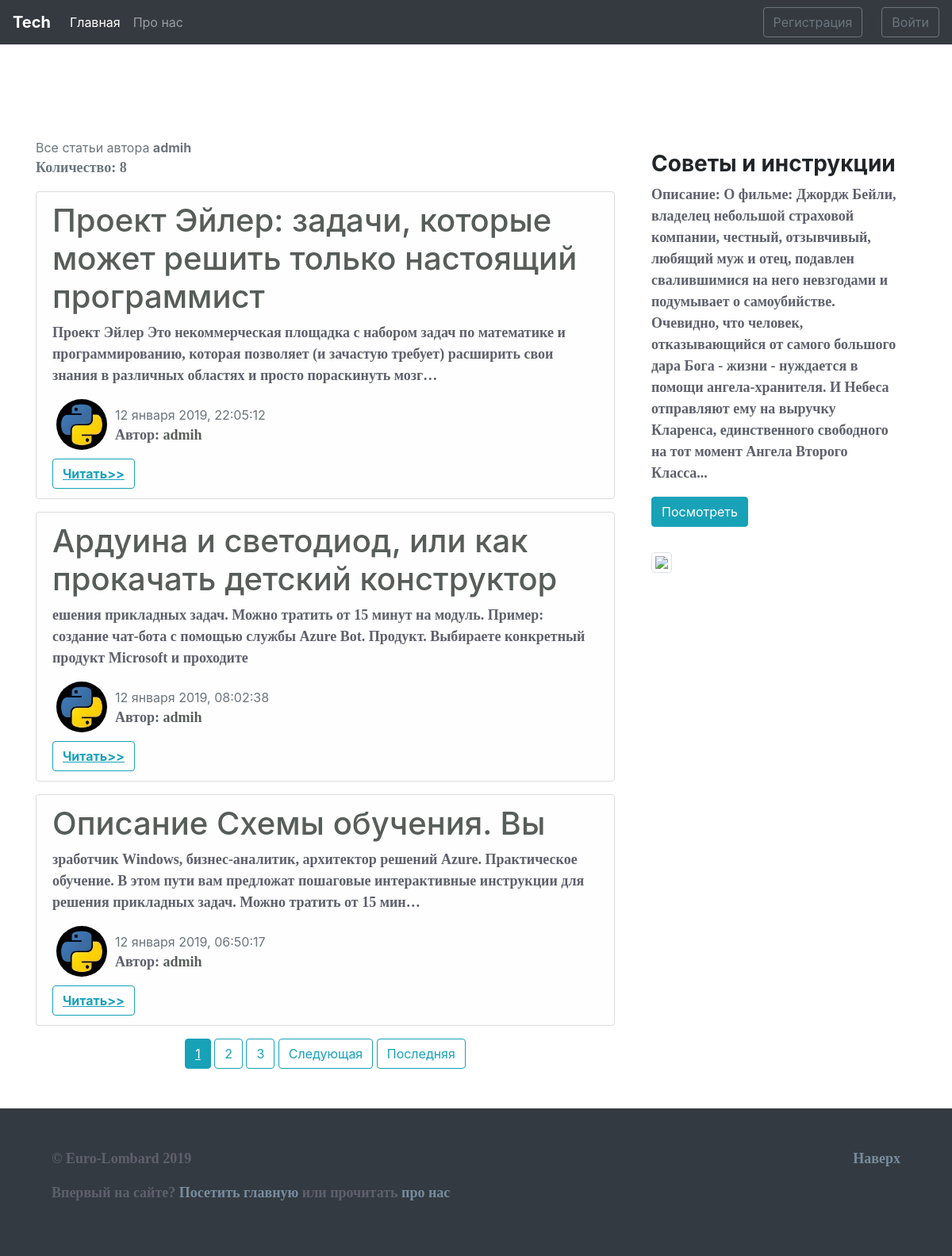
The page /user/admih/ on the database as committed earlier.
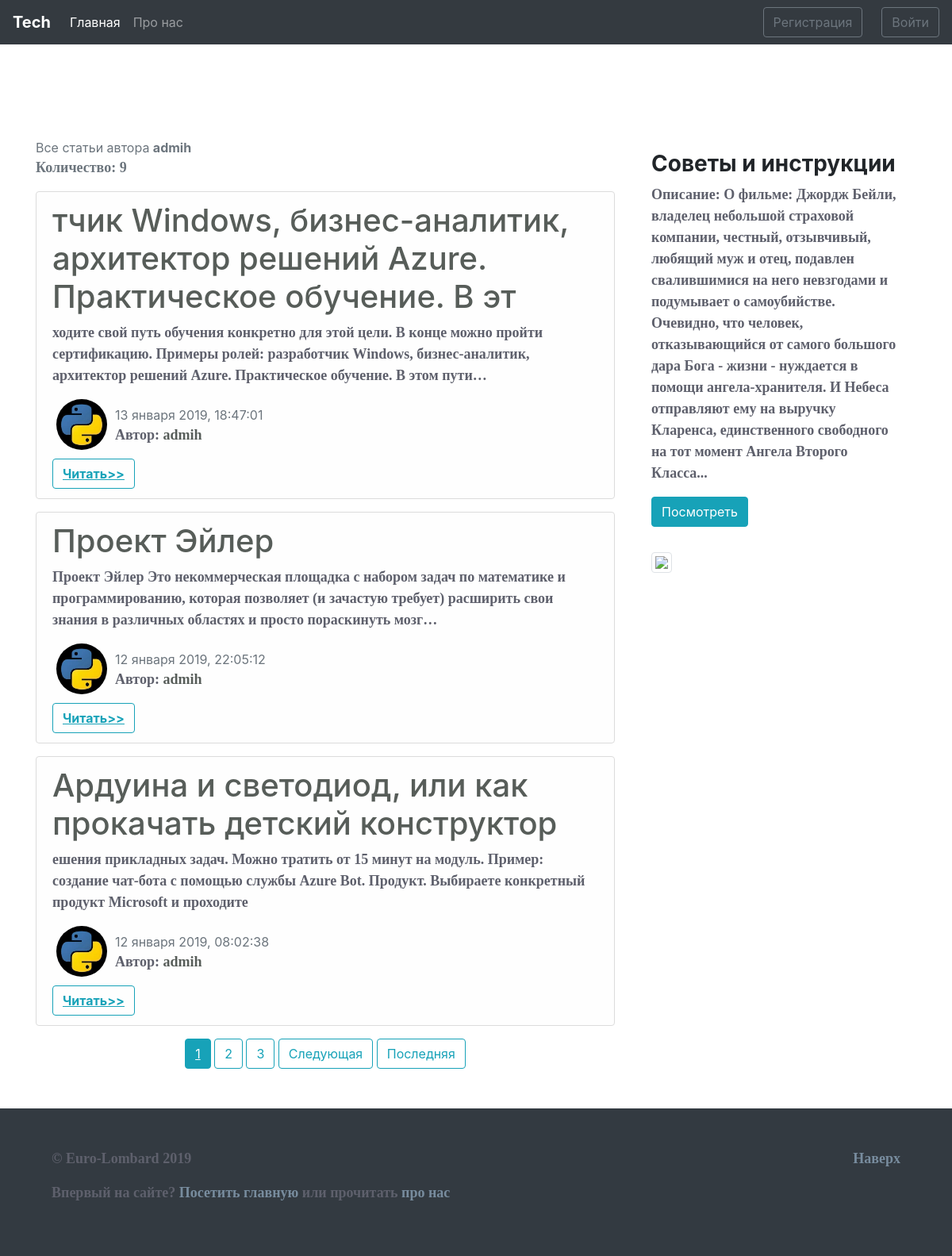
The same page on the database as committed later.
### blog/models.py (models this page shows, shortened)
class News(models.Model):
    title = models.CharField(max_length=100) # не больше 250 можно
    text = models.TextField()
    date = models.DateTimeField(default=timezone.now)
    author = models.ForeignKey(User, on_delete=models.CASCADE)

### users/models.py (models this page shows, shortened)
class Profile(models.Model):
    user = models.OneToOneField(User, on_delete=models.CASCADE)
    img = models.ImageField(default='default.jpg', upload_to='user_images')

### blog/views.py (the view)
# urls.py: path('user/<str:username>/', views.UserAllNewsView.as_view(), name='user-news'),
class UserAllNewsView(ListView):
    model = News
    template_name = 'blog/user_news.html'
    context_object_name = 'news'
    paginate_by = 3
    def get_queryset(self):
        user = get_object_or_404(User, username=self.kwargs.get('username'))
        return News.objects.filter(author=user).order_by('-date')
    def get_context_data(self, **kwards):
        ctx = super(UserAllNewsView, self).get_context_data(**kwards)
        ctx['title'] = f"Все статьи от пользователя {self.kwargs.get('username')}"
        return ctx

### blog/templates/blog/user_news.html (shortened to what this page needs)
{% extends 'blog/main.html' %}
{% block main_section %}
  <span class="text-muted">Все статьи автора <b>{{ view.kwargs.username }}</b></span>
  <p><span class="text-muted">Количество: <b>{{ page_obj.paginator.count }}</b></span></p>
  {% for post in news %}
    <div class="alert alert-light">
      <h1><a href="{% url 'news-detail' post.id %}" class="post__title_link">{{ post.title }}</a></h1>
      <p>{{ post.text|striptags|truncatechars:200 }}</p>
      <div class="row">
        <div>
          {% if post.author.profile.img %}
            <img src="{{ post.author.profile.img.url }}" alt="{{ post.author }}" class="user_image">
          {% else %}
            <img src="/images/info.jpg" alt="{{ post.author }}" class="user_image">
          {% endif %}
        </div>
        <div class="mt-2">
          <span class="text-muted">{{ post.date|date:"d E Y, H:i:s" }}</span>
          <p><b>Автор:</b> <a href="{% url 'user-news' post.author %}">{{post.author}}</a></p>
        </div>
      </div>
      <a href="{% url 'news-detail' post.id %}" class="btn btn-outline-info"><u><b>Читать>></b></u></a>
    </div>
  {% endfor %}
  {% if is_paginated %}
    <center>
      {% for num in page_obj.paginator.page_range %}
        {% if num == page_obj.number %}
          <button class="btn btn-info"><u>{{ num }}</u></button>
        {% elif num > page_obj.number|add:'-3' and num < page_obj.number|add:'3' %}
          <a href="?page={{ num }}" class="btn btn-outline-info">{{ num }}</a>
        {% endif %}
      {% endfor %}
      {% if page_obj.has_next %}
        <a href="?page={{ page_obj.next_page_number }}" class="btn btn-outline-info">Следующая</a>
        <a href="?page={{ page_obj.paginator.num_pages }}" class="btn btn-outline-info">Последняя</a>
      {% endif %}
    </center>
  {% endif %}
{% endblock main_section %}
{% block aside_news_section %}
  <h3><b>Советы и инструкции</b></h3>
  <p>Описание: О фильме: Джордж Бейли, владелец небольшой страховой компании, честный, отзывчивый, любящий муж и отец, подавлен свалившимися на него невзгодами и подумывает о самоубийстве. Очевидно, что человек, отказывающийся от самого большого дара Бога - жизни - нуждается в помощи ангела-хранителя. И Небеса отправляют ему на выручку Кларенса, единственного свободного на тот момент Ангела Второго Класса...</p>
  <a href="" target="_blank">
    <button class="btn btn-info">Посмотреть</button>
  </a>
{% endblock aside_news_section %}

Rows that differ between the two databases and show on the page:
no longer on this page (row unchanged): News: title "Описание Схемы обучения. Вы", text "зработчик Windows, бизнес-аналитик, архитектор решений Azure. Практическое обучение. В этом пути вам предложат пошаговые интерактивные инструкции для решения прикладных задач. Можно тратить от 15 мин…", author.profile.img (picture), date "12 января 2019, 06:50:17", author "admih"
added News: title "тчик Windows, бизнес-аналитик, архитектор решений Azure. Практическое обучение. В эт", text "ходите свой путь обучения конкретно для этой цели. В конце можно пройти сертификацию. Примеры ролей: разработчик Windows, бизнес-аналитик, архитектор решений Azure. Практическое обучение. В этом пути…", author.profile.img (picture), date "13 января 2019, 18:47:01", author "admih"
changed News: title "Проект Эйлер: задачи, которые может решить только настоящий программист" → "Проект Эйлер"
Other text that changed with them:
{{ page_obj.paginator.count }}: "8" → "9"
